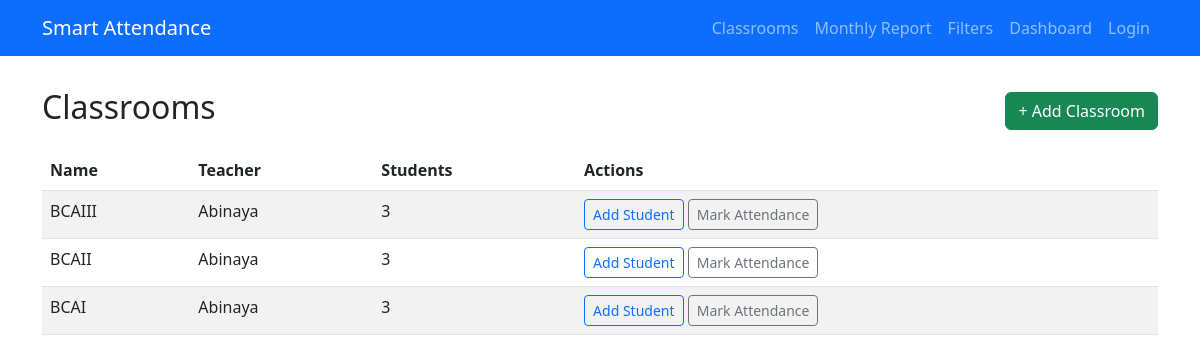
The page /classrooms/ on the database its author committed.
### school/models.py (models this page shows, shortened)
class Classroom(models.Model):
    name = models.CharField(max_length=120)
    teacher = models.ForeignKey(
        User,
        on_delete=models.SET_NULL,
        null=True,
        blank=True,
        related_name='classrooms'
    )
    created_at = models.DateTimeField(auto_now_add=True)

### school/views.py (the view)
# urls.py: path('classrooms/', views.classroom_list, name='classroom_list'),
def classroom_list(request):
    classrooms = Classroom.objects.all().order_by('-created_at')
    return render(request, 'school/classroom_list.html', {'classrooms': classrooms})

### school/templates/school/classroom_list.html
{% extends 'school/base.html' %}
{% block content %}
<div class="d-flex justify-content-between align-items-center my-3">
  <h2>Classrooms</h2>
  <a class="btn btn-success" href="{% url 'school:classroom_create' %}">+ Add Classroom</a>
</div>
<table class="table table-striped">
  <thead><tr><th>Name</th><th>Teacher</th><th>Students</th><th>Actions</th></tr></thead>
  <tbody>
    {% for c in classrooms %}
      <tr>
        <td>{{ c.name }}</td>
        <td>{% if c.teacher %}{{ c.teacher.username }}{% else %}-{% endif %}</td>
        <td>{{ c.students.count }}</td>
        <td>
          <a class="btn btn-sm btn-outline-primary" href="{% url 'school:student_add' c.pk %}">Add Student</a>
          <a class="btn btn-sm btn-outline-secondary" href="{% url 'school:mark_attendance' c.pk %}">Mark Attendance</a>
        </td>
      </tr>
    {% empty %}
      <tr><td colspan="4">No classrooms yet.</td></tr>
    {% endfor %}
  </tbody>
</table>
{% endblock %}

### school/templates/school/base.html (style rules this page uses)
body { padding-top: 72px; }

### rows shown on the page
Classroom: name "BCAIII", teacher.username "Abinaya", students.count "3"
Classroom: name "BCAII", teacher.username "Abinaya", students.count "3"
Classroom: name "BCAI", teacher.username "Abinaya", students.count "3"
